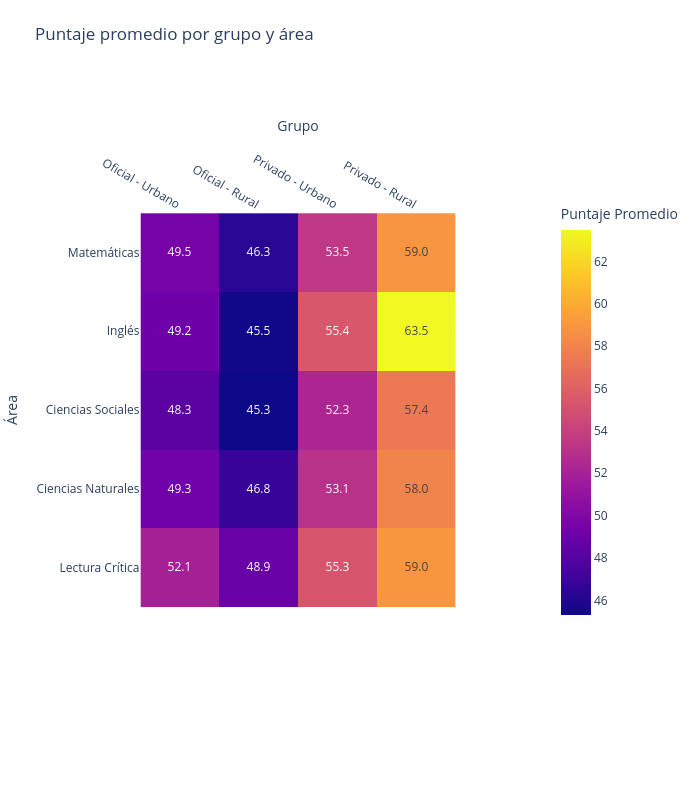

Notebook code for this chart:
### Code cell
tipo_colegio = "COLE_NATURALEZA"
zona_colegio = "COLE_AREA_UBICACION"

puntaje = "PUNT_GLOBAL" # PUNT_MATEMATICAS - PUNT_INGLES - PUNT_SOCIALES_CIUDADANAS PUNT_C_NATURALES - PUNT_LECTURA_CRITICA - PUNT_GLOBAL

areas =["PUNT_MATEMATICAS", "PUNT_INGLES", "PUNT_SOCIALES_CIUDADANAS", "PUNT_C_NATURALES", "PUNT_LECTURA_CRITICA"]
temporal = df[[tipo_colegio, zona_colegio]+ areas].dropna().copy()
temporal[tipo_colegio] = temporal[tipo_colegio].astype(str).str.lower().str.strip()
temporal[zona_colegio] = temporal[zona_colegio].astype(str).str.lower().str.strip()

def mapa_tipo(colegio):
    if "no oficial" in colegio:
        return "Privado"
    return "Oficial"

def mapa_zona(colegio):
    if "rural" in colegio:
        return "Rural"
    return "Urbano"

temporal["Tipo"] = temporal[tipo_colegio].map(mapa_tipo)
temporal["Zona"] = temporal[zona_colegio].map(mapa_zona)
temporal["Grupo"] = temporal["Tipo"] + " - " + temporal["Zona"]

temporal.drop(tipo_colegio, axis=1,inplace=True)
temporal.drop(zona_colegio, axis=1, inplace=True)

orden = ["Oficial - Urbano", "Oficial - Rural", "Privado - Urbano", "Privado - Rural"]

colores = colores = {
    "Oficial - Urbano": "#42fff9",
    "Oficial - Rural": "#fc9840",
    "Privado - Urbano": "#4eff4e",
    "Privado - Rural": "#b15fff",
}


tabla = (temporal.groupby("Grupo")[areas].mean().reindex(orden))
tabla = tabla.T
 

import plotly.express as px

fig = px.imshow(tabla,
                text_auto = ".1f",
                aspect = "equal",
                labels=dict(x="Grupo", y="Área", color= '#RdYlGn'),
                x=["Oficial - Urbano", "Oficial - Rural", "Privado - Urbano", "Privado - Rural"],
                y=["Matemáticas", "Inglés", "Ciencias Sociales", "Ciencias Naturales", "Lectura Crítica"]
               )
fig.update_xaxes(side="top")
fig.update_layout(
    title="Puntaje promedio por grupo y área",
    width=700,
    height=800,
    margin=dict(l=80, r=40, t=80, b=60),
    coloraxis_colorbar=dict(
        title="Puntaje Promedio",
        len=0.65,
        thickness=30,
        x=1.3
    )
)



fig.show()

### Figure 1 — Plotly figure (JSON) as saved in the notebook; plotly's stock layout.template omitted (floating-point values rounded to 4 significant figures)
{"data": [{"coloraxis": "coloraxis", "hovertemplate": "Grupo: %{x}<br>Área: %{y}<br>#RdYlGn: %{z}<extra></extra>", "name": "0", "texttemplate": "%{z:.1f}", "type": "heatmap", "x": ["Oficial - Urbano", "Oficial - Rural", "Privado - Urbano", "Privado - Rural"], "xaxis": "x", "y": ["Matemáticas", "Inglés", "Ciencias Sociales", "Ciencias Naturales", "Lectura Crítica"], "yaxis": "y", "z": [[49.52, 46.32, 53.5, 58.96], [49.21, 45.48, 55.45, 63.51], [48.34, 45.33, 52.3, 57.4], [49.31, 46.78, 53.1, 58.04], [52.05, 48.93, 55.33, 58.98]]}], "layout": {"coloraxis": {"colorbar": {"len": 0.65, "thickness": 30, "title": {"text": "Puntaje Promedio"}, "x": 1.3}, "colorscale": [[0, "#0d0887"], [0.1111, "#46039f"], [0.2222, "#7201a8"], [0.3333, "#9c179e"], [0.4444, "#bd3786"], [0.5556, "#d8576b"], [0.6667, "#ed7953"], [0.7778, "#fb9f3a"], [0.8889, "#fdca26"], [1, "#f0f921"]]}, "height": 800, "margin": {"b": 60, "l": 80, "r": 40, "t": 80}, "title": {"text": "Puntaje promedio por grupo y área"}, "width": 700, "xaxis": {"anchor": "y", "constrain": "domain", "domain": [0, 1], "scaleanchor": "y", "side": "top", "title": {"text": "Grupo"}}, "yaxis": {"anchor": "x", "autorange": "reversed", "constrain": "domain", "domain": [0, 1], "title": {"text": "Área"}}}}
